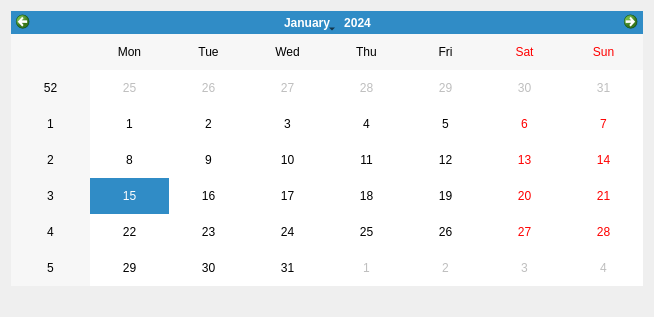
<?xml version="1.0" encoding="UTF-8"?>
<ui version="4.0">
 <class>DialogCalendar</class>
 <widget class="QDialog" name="DialogCalendar">
  <property name="geometry">
   <rect>
    <x>0</x>
    <y>0</y>
    <width>654</width>
    <height>317</height>
   </rect>
  </property>
  <property name="windowTitle">
   <string>Dialog</string>
  </property>
  <layout class="QGridLayout" name="gridLayout">
   <item row="0" column="0">
    <widget class="QCalendarWidget" name="calendarWidget"/>
   </item>
   <item row="1" column="0">
    <widget class="QLabel" name="label">
     <property name="text">
      <string/>
     </property>
    </widget>
   </item>
  </layout>
 </widget>
 <resources/>
 <connections/>
</ui>
